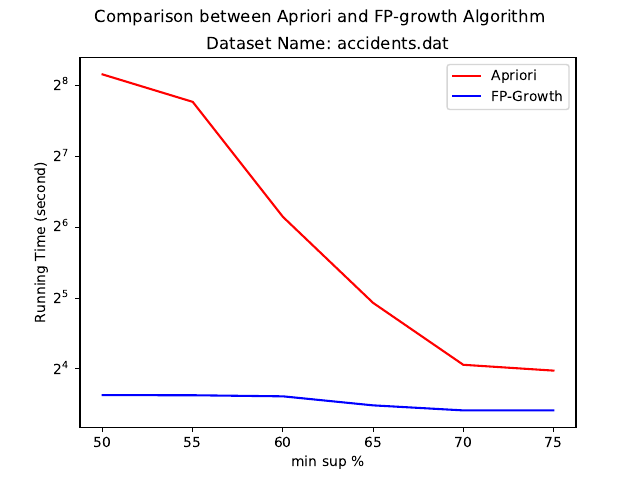

Source code (Python):
from matplotlib import pyplot as plt
import numpy as np


###tobechanged
x = [50,55,60,65,70,75]
Apriori = [286.629637000000,218.987451000000,70.963750000000,30.541581,16.646713000000,15.723102000000]
FP_growth = [12.361593000000,12.350644000000,12.218966,11.185202000000,10.645799000000,10.645799000000]

plt.plot(x, Apriori, color='r', label='Apriori')
plt.plot(x, FP_growth, color='b', label='FP-Growth')

plt.ylabel('Running Time (second)')
plt.xlabel('min sup %')


plt.suptitle('Comparison between Apriori and FP-growth Algorithm')
plt.title('Dataset Name: accidents.dat')
plt.legend(loc='upper right')

plt.yscale('log',basey=2)

###tobechanged
plt.savefig('accidents.pdf')
plt.savefig('accidents.png')

# plt.yticks(Apriori+FP_growth,Apriori+FP_growth)
plt.xticks(x,x)



plt.show()